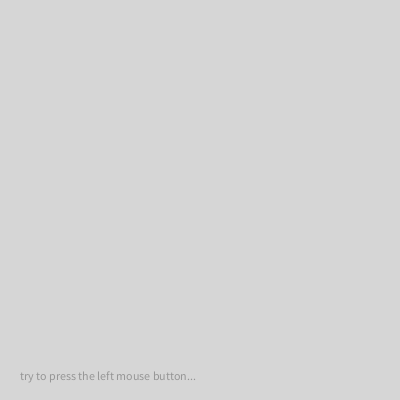
Frame 1 (no input)
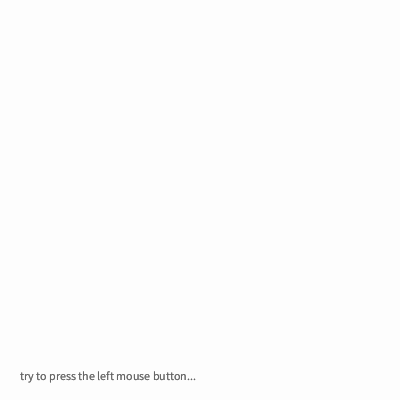
Frame 60 (the mouse pressed at the canvas centre just before this capture)
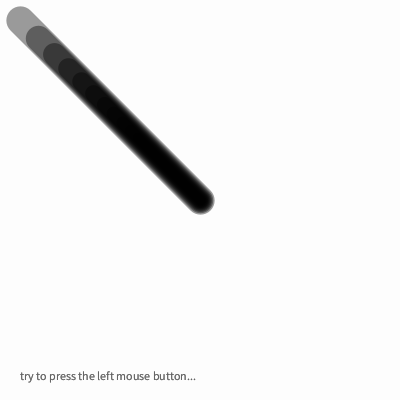
Frame 120 (the mouse held since frame 60 and released just before this capture)

The Processing sketch that drew these frames (run headless with seeded random() and noise(); from frame 60 on, the mouse is pressed at the canvas centre):

// Processing sketch: processing_87267
// ── processing_87267.pde

float x;
float y;
float px;
float py;
float easing = 0.1;

void setup(){
  size(400,400);
  smooth();
 }

void draw(){
  if (mousePressed == false) 
{ 
  fill(0,100);
  textSize(12);
  text("try to press the left mouse button...",20,380);

noStroke();
  fill(255,50);
  rect(0,0,400,400);
  x+=(mouseX-x)*easing;
  y+=(mouseY-y)*easing;
  float weight = dist(x,y,px,py);
  py=y;
  px=x;
  stroke(0, 100);
  strokeWeight(weight);
  line(mouseX,mouseY,x,y); 
}

else {
  x+=(mouseX-x)*easing;
  y+=(mouseY-y)*easing;
  float weight = dist(x,y,px,py);
  py=y;
  px=x;
  stroke(0, 100);
  strokeWeight(weight);
  line(mouseX,mouseY,x,y); 
}
}
